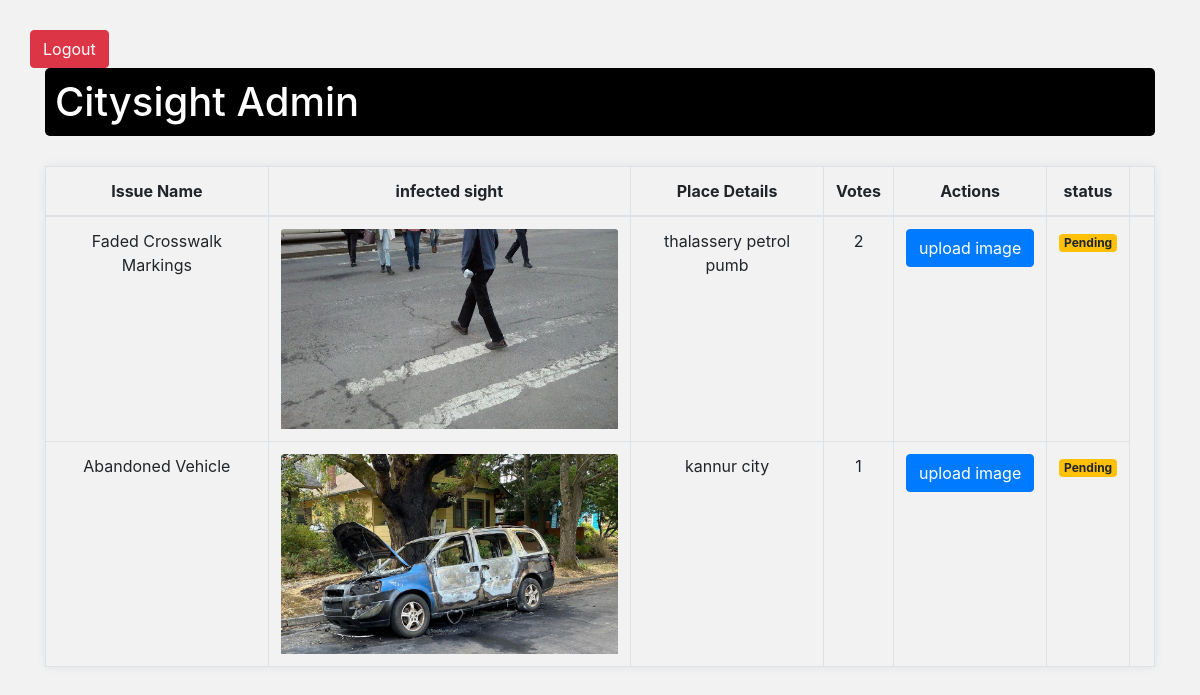
The app's page /ltd/ with its own data.
### user/models.py (models this page shows, shortened)
class Report(models.Model):
    user = models.ForeignKey(
        to=UserExtra,
        on_delete=models.SET_NULL,
        null=True
    )
    issue_title = models.CharField(
        verbose_name="issue_title",
        null=True,
        blank=True,
        max_length=100
    )
    location = models.CharField(
        verbose_name="issue_location",
        max_length=1000,
        null=True,
        blank=True
    )
    description = models.TextField(
        max_length=1000,
        null=True,
        blank=True
    )
    report_date = models.DateTimeField(auto_now_add=True)
    issue_status = models.CharField(
        verbose_name="issue_status",
        choices=(
        ('0','pending'),
        ('1','solved'),
        ('2','closeCase'),
        ('3','rejected')
        ),
        default='0'
        ,
        max_length=1
    )
    issue_image = models.ImageField(
        max_length=300,
        upload_to="Issue image"
    )
    vote_count = models.PositiveIntegerField(default=0)

### user/views.py (the view)
# urls.py: path('ltd/',ltd,name='ltd'),
def ltd(request):
    ltds = Report.objects.filter(issue_status='0') | Report.objects.filter(issue_status='1')
    context = {'ltds': ltds}
    return render(request, 'ltd.html', context)

### user/templates/ltd.html (shortened to what this page needs)
<!DOCTYPE html>
<html>
<head>
	<link rel="stylesheet" href="https://maxcdn.bootstrapcdn.com/bootstrap/4.0.0/css/bootstrap.min.css">
</head>
<body>
	<a class="btn btn-danger my-2 my-sm-0 ml-auto" href={% url 'account_logout' %}>Logout</a>
	<div class="container">
		<h1>Citysight Admin</h1>
		<table class="table table-bordered">
			<thead>
				<tr>
					<th>Issue Name</th>
					<th>infected sight</th>
					<th>Place Details</th>
					<th>Votes</th>
					<th>Actions</th>
					<th>status<th>
				</tr>
			</thead>
			<tbody>
				{% for ltd in ltds %}
				<tr>
					<td>{{ ltd.issue_title }}</td>
					<td><img class="card-img-top" src="/media/{{ ltd.issue_image }}" alt="Card image cap" style="height: 200px;"></td>
					<td>{{ ltd.location }}</td>
					<td>{{ ltd.vote_count }}</td>
					<td>
						<a class="btn btn-primary" href="{% url 'ltdimg' report_id=ltd.id %}">upload image</a>
					</td>
					<td>
						{% if ltd.issue_status == "0" %}
						  <span class="badge badge-warning">Pending</span>
						{% elif ltd.issue_status == "1" %}
						  <span class="badge badge-success">submitted as solved</span>
						{% elif ltd.issue_status == "2" %}
						  <span class="badge badge-secondary">Solved</span>
						{% elif ltd.issue_status == "3" %}
						  <span class="badge badge-danger">Rejected</span>
						{% else %}
						  <span class="badge badge-info">Unknown</span>
						{% endif %}
					  </td>
				</tr>
				{% endfor %}
			</tbody>
		</table>
	</div>
</body>
</html>

### user/templates/ltd.html (style rules this page uses)
body { padding: 30px; background-color: #f2f2f2; }
h1 { margin-bottom: 30px; color: #fff; background-color: #000; padding: 10px; border-radius: 5px; }
table { background-color: #fff; border: 1px solid #dee2e6; border-radius: 5px; box-shadow: 0 0 10px #dee2e6; }
th, td { text-align: center; padding: 8px; }
td { vertical-align: middle; }
.btn-primary { background-color: #007bff; border-color: #007bff; }

### records on screen
Report: issue_title "Faded Crosswalk Markings", issue_image (picture), location "thalassery petrol pumb", vote_count "2", issue_status "Pending"
Report: issue_title "Abandoned Vehicle", issue_image (picture), location "kannur city", vote_count "1", issue_status "Pending"
